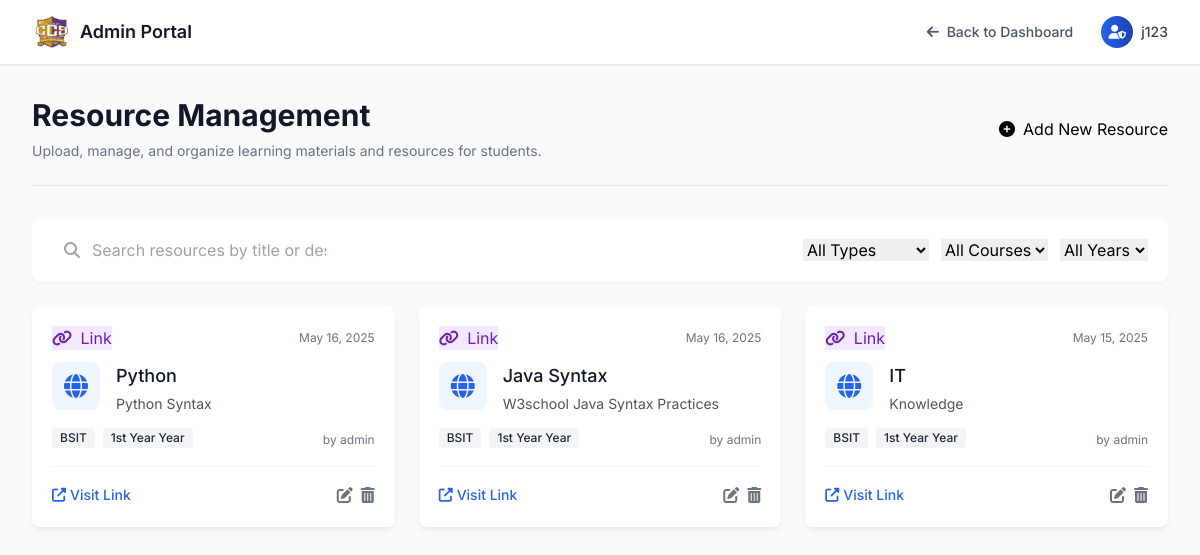
The page /admin-resources.php (signed in) on the database its author committed.
### tables this page shows
CREATE TABLE `resources` (
  `id` int(11) NOT NULL,
  `title` varchar(255) NOT NULL,
  `description` text NOT NULL,
  `resource_type` enum('document','video','link') NOT NULL,
  `file_path` varchar(255) DEFAULT NULL,
  `link_url` varchar(255) DEFAULT NULL,
  `year_level` enum('1st Year','2nd Year','3rd Year','4th Year') NOT NULL,
  `course` varchar(50) NOT NULL,
  `uploaded_by` varchar(50) NOT NULL,
  `upload_date` datetime DEFAULT current_timestamp()
);

### conn_back/resources_process.php (called while the page is built, shortened)
<?php
include(__DIR__ . '/../db_connection.php');
$resources = [];
$query = "SELECT * FROM resources ORDER BY upload_date DESC";
$result = $conn->query($query);
if ($result) {
    while ($row = $result->fetch_assoc()) {
        $resources[] = $row;
    }
}
?>

### admin-resources.php (the view, shortened to what this page needs)
<?php
    include('conn_back/resources_process.php');
?>
<!DOCTYPE html>
<html lang="en">
<head>
    <script src="https://cdn.tailwindcss.com"></script>
    <link rel="stylesheet" href="https://cdnjs.cloudflare.com/ajax/libs/font-awesome/6.4.0/css/all.min.css">
</head>
<body class="min-h-screen">
    <nav class="bg-white shadow-sm border-b border-gray-200">
        <div class="max-w-7xl mx-auto px-4 sm:px-6 lg:px-8">
            <div class="flex justify-between h-16">
                <div class="flex items-center">
                    <a href="admin-dashboard.php" class="flex items-center">
                        <img class="h-10 w-auto mr-2" src="images/css.png" alt="Logo">
                        <span class="font-semibold text-lg text-gray-900">Admin Portal</span>
                    </a>
                </div>
                <div class="flex items-center space-x-4">
                    <a href="admin-dashboard.php" class="text-gray-600 hover:text-blue-600 px-3 py-2 rounded-md text-sm font-medium transition duration-150">
                        <i class="fas fa-arrow-left mr-1"></i> Back to Dashboard
                    </a>
                    <div class="relative">
                        <button type="button" class="flex items-center text-sm rounded-full focus:outline-none focus:ring-2 focus:ring-blue-500">
                            <div class="h-8 w-8 rounded-full bg-gradient-to-r from-blue-600 to-blue-800 flex items-center justify-center text-white">
                                <i class="fas fa-user-shield"></i>
                            </div>
                            <span class="ml-2 text-gray-700 font-medium"><?php echo htmlspecialchars($_SESSION['username']); ?></span>
                        </button>
                    </div>
                </div>
            </div>
        </div>
    </nav>
    <main class="max-w-7xl mx-auto px-4 sm:px-6 lg:px-8 py-8">
        <div class="mb-8 border-b border-gray-200 pb-6">
            <div class="flex flex-col md:flex-row md:items-center md:justify-between">
                <div class="flex-1 min-w-0">
                    <h1 class="text-2xl font-bold leading-7 text-gray-900 sm:text-3xl">
                        Resource Management
                    </h1>
                    <p class="mt-2 max-w-3xl text-sm text-gray-500">
                        Upload, manage, and organize learning materials and resources for students.
                    </p>
                </div>
                <div class="mt-4 md:mt-0">
                    <button type="button" id="addResourceBtn" class="btn-primary flex items-center">
                        <i class="fas fa-plus-circle mr-2"></i>
                        <span>Add New Resource</span>
                    </button>
                </div>
            </div>
        </div>
        <div class="bg-white rounded-lg shadow-sm p-5 mb-6 card-shadow">
            <div class="flex flex-col md:flex-row md:items-center md:justify-between gap-4">
                <div class="flex-1">
                    <div class="relative">
                        <div class="absolute inset-y-0 left-0 pl-3 flex items-center pointer-events-none">
                        </div>
                        <input type="text" id="search-resources" class="input-field pl-10" placeholder="Search resources by title or description...">
                    </div>
                </div>
                <div class="flex flex-col md:flex-row gap-3">
                    <select id="filter-type" class="input-field">
                        <option value="">All Types</option>
                    </select>
                    <select id="filter-course" class="input-field">
                        <option value="">All Courses</option>
                    </select>
                    <select id="filter-year" class="input-field">
                        <option value="">All Years</option>
                    </select>
                </div>
            </div>
        </div>
        <div class="grid grid-cols-1 md:grid-cols-2 lg:grid-cols-3 gap-6 mb-8">
            <?php if (count($resources) > 0): ?>
                <?php foreach ($resources as $resource): ?>
                    <div class="bg-white rounded-lg overflow-hidden resource-card card-shadow animate-fade-in">
                        <div class="p-5">
                            <div class="flex items-center justify-between mb-3">
                                <?php if ($resource['resource_type'] === 'file'): ?>
                                    <span class="resource-type-badge bg-blue-100 text-blue-800">
                                        <i class="fas fa-file-alt mr-1"></i> File
                                    </span>
                                <?php else: ?>
                                    <span class="resource-type-badge bg-purple-100 text-purple-800">
                                        <i class="fas fa-link mr-1"></i> Link
                                    </span>
                                <?php endif; ?>
                                <span class="text-xs text-gray-500">
                                    <?php echo date('M d, Y', strtotime($resource['upload_date'])); ?>
                                </span>
                            </div>
                            <div class="flex items-start">
                                <div class="mr-4 bg-blue-50 rounded-lg p-2 w-12 h-12 flex items-center justify-center">
                                    <?php if ($resource['resource_type'] === 'file'): ?>
                                        <?php
                                            $file_ext = pathinfo($resource['file_path'], PATHINFO_EXTENSION);
                                            $icon_class = 'fa-file';
                                            if (in_array($file_ext, ['pdf'])) {
                                                $icon_class = 'fa-file-pdf';
                                            } elseif (in_array($file_ext, ['doc', 'docx'])) {
                                                $icon_class = 'fa-file-word';
                                            } elseif (in_array($file_ext, ['xls', 'xlsx'])) {
                                                $icon_class = 'fa-file-excel';
                                            } elseif (in_array($file_ext, ['ppt', 'pptx'])) {
                                                $icon_class = 'fa-file-powerpoint';
                                            } elseif (in_array($file_ext, ['jpg', 'jpeg', 'png', 'gif'])) {
                                                $icon_class = 'fa-file-image';
                                            }
                                        ?>
                                        <i class="fas <?php echo $icon_class; ?> text-blue-600 text-2xl"></i>
                                    <?php else: ?>
                                        <i class="fas fa-globe text-blue-600 text-2xl"></i>
                                    <?php endif; ?>
                                </div>
                                <div class="flex-1">
                                    <h3 class="text-lg font-medium text-gray-900 truncate"><?php echo htmlspecialchars($resource['title']); ?></h3>
                                    <p class="text-sm text-gray-600 mt-1 line-clamp-2"><?php echo htmlspecialchars($resource['description']); ?></p>
                                </div>
                            </div>
                            <div class="mt-3 flex items-center justify-between">
                                <div class="flex items-center">
                                    <span class="inline-flex items-center px-2 py-0.5 rounded text-xs font-medium bg-gray-100 text-gray-800">
                                        <?php echo htmlspecialchars($resource['course']); ?>
                                    </span>
                                    <span class="inline-flex items-center ml-2 px-2 py-0.5 rounded text-xs font-medium bg-gray-100 text-gray-800">
                                        <?php echo htmlspecialchars($resource['year_level']); ?> Year
                                    </span>
                                </div>
                                <div>
                                    <span class="text-xs text-gray-500">by <?php echo htmlspecialchars($resource['uploaded_by']); ?></span>
                                </div>
                            </div>
                            <div class="flex items-center justify-between mt-4 pt-4 border-t border-gray-100">
                                <?php if ($resource['resource_type'] === 'file'): ?>
                                    <a href="<?php echo htmlspecialchars($resource['file_path']); ?>" class="text-blue-600 hover:text-blue-800 text-sm font-medium flex items-center" download>
                                        <i class="fas fa-download mr-1"></i> Download
                                    </a>
                                <?php else: ?>
                                    <a href="<?php echo htmlspecialchars($resource['link_url']); ?>" target="_blank" rel="noopener noreferrer" class="text-blue-600 hover:text-blue-800 text-sm font-medium flex items-center">
                                        <i class="fas fa-external-link-alt mr-1"></i> Visit Link
                                    </a>
                                <?php endif; ?>
                                <div class="flex space-x-2">
                                    <button class="edit-resource text-gray-500 hover:text-blue-600 transition-colors duration-200"
                                            data-id="<?php echo $resource['id']; ?>"
                                            data-title="<?php echo htmlspecialchars($resource['title']); ?>"
                                            data-description="<?php echo htmlspecialchars($resource['description']); ?>"
                                            data-resource-type="<?php echo $resource['resource_type']; ?>"
                                            data-year-level="<?php echo $resource['year_level']; ?>"
                                            data-course="<?php echo $resource['course']; ?>"
                                            data-link-url="<?php echo htmlspecialchars($resource['link_url'] ?? ''); ?>">
                                        <i class="fas fa-edit"></i>
                                    </button>
                                    <button class="delete-resource text-gray-500 hover:text-red-600 transition-colors duration-200" data-id="<?php echo $resource['id']; ?>">
                                        <i class="fas fa-trash-alt"></i>
                                    </button>
                                </div>
                            </div>
                        </div>
                    </div>
                <?php endforeach; ?>
            <?php endif; ?>
        </div>
    </main>
</body>
</html>

### admin-resources.php (style rules this page uses)
body { font-family: 'Inter', sans-serif; background-color: #f9fafb; }
.card-shadow { box-shadow: 0 4px 6px -1px rgba(0, 0, 0, 0.05), 0 2px 4px -1px rgba(0, 0, 0, 0.03); }
.btn-primary { @apply bg-gradient-to-r from-blue-600 to-blue-800 hover:from-blue-700 hover:to-blue-900 text-white px-4 py-2.5 rounded-md transition duration-200 font-medium shadow-sm focus:outline-none focus:ring-2 focus:ring-blue-500 focus:ring-offset-2; }
.input-field { @apply block w-full px-3 py-2.5 border border-gray-300 rounded-md shadow-sm placeholder-gray-400 focus:outline-none focus:ring-2 focus:ring-blue-500 focus:border-blue-500 sm:text-sm; }
.resource-card { transition: transform 0.2s, box-shadow 0.2s; }
.resource-type-badge { @apply inline-flex items-center px-2.5 py-0.5 rounded-full text-xs font-medium; }

### rows shown on the page
resources: resource_type "link" (drawn), upload_date "May 16, 2025", title "Python", description "Python Syntax", course "BSIT", year_level "1st Year", uploaded_by "admin"
resources: resource_type "link" (drawn), upload_date "May 16, 2025", title "Java Syntax", description "W3school Java Syntax Practices", course "BSIT", year_level "1st Year", uploaded_by "admin"
resources: resource_type "link" (drawn), upload_date "May 15, 2025", title "IT", description "Knowledge", course "BSIT", year_level "1st Year", uploaded_by "admin"

### other values the page prints
$_SESSION['username'] "j123"
